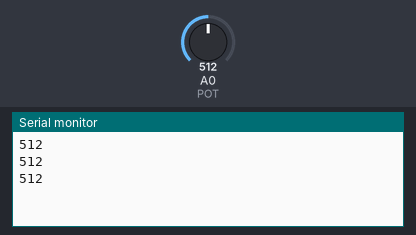
The sketch below on a simulated Arduino Uno, built with avr-gcc and run on an emulated ATmega328P. Parts: the last lines printed to the serial monitor. The test bench sets the inputs (shaded band); at power-on: A0 (POT) = 512.

Above: at 1.3 s.
1.4 s: A0 (POT) set to 716
At 1.9 s:
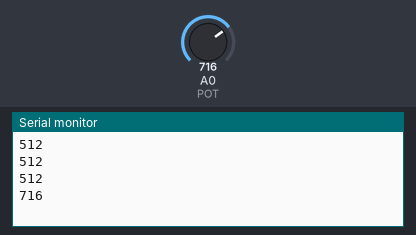
2.9 s: A0 (POT) set to 900
At 3.4 s:
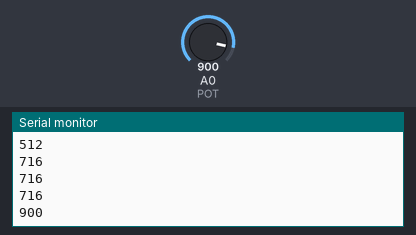
Timing chart, 0 to 5.9 s (numbered marks = the images above; inputs shaded):
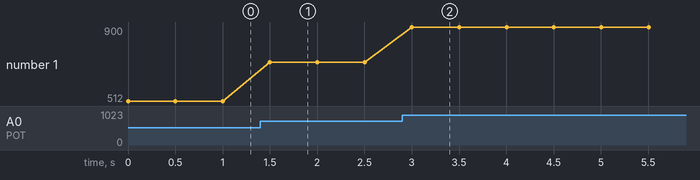

The sketch:

A0_girisindeki_analog_verinin_olculmesi_ve_pcye_gonderilmesi.ino
```cpp
const int POT=0;
int deger=0;

void setup ()
{
  Serial.begin(9600) ;
}

void loop ()
{
  deger=analogRead (POT) ;
  Serial.println (deger) ;
  delay (500) ;
}
```

Measured:
- after the input at 1.4 s, the serial monitor: prints a new line after 0.10 s (image 1)
- after the input at 2.9 s, the serial monitor: prints a new line after 0.10 s (image 2)
- plotted number 1: 512 → 716 after the input at 1.4 s, 716 → 900 after the input at 2.9 s
